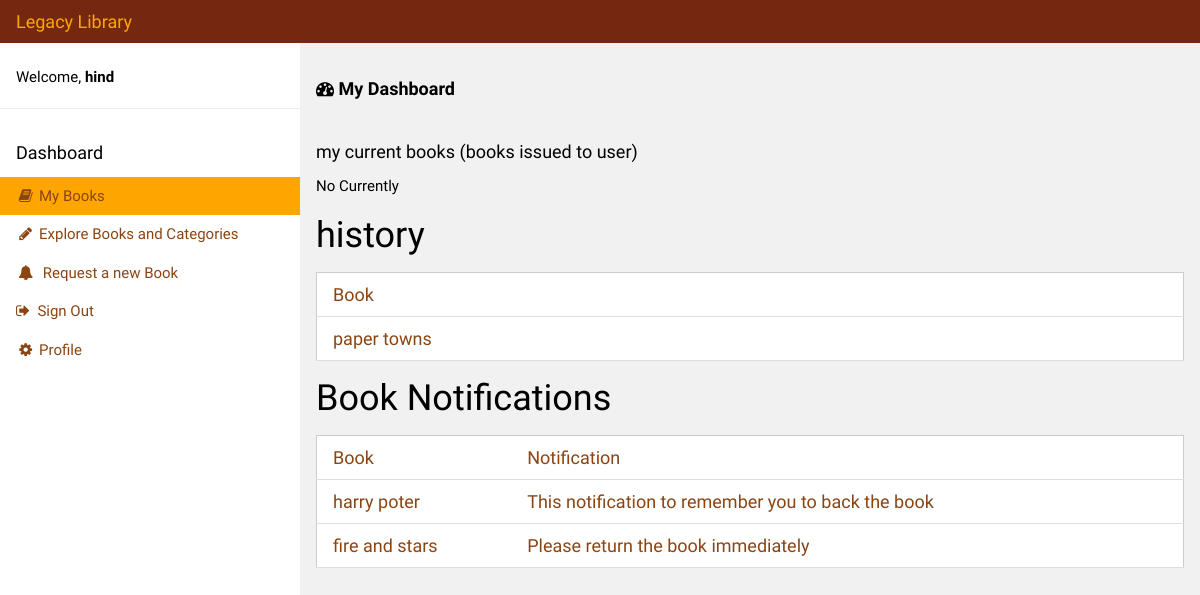
Screenshot of /userControlPanel.php (signed in) with the database file from the repository.
### tables this page shows
CREATE TABLE `users` (
  `ID` int(11) NOT NULL,
  `Name` varchar(20) NOT NULL,
  `Password` varchar(32) NOT NULL,
  `type` enum('0','1') NOT NULL DEFAULT '1',
  `email` varchar(255) NOT NULL,
  `image` varchar(255) NOT NULL
);

CREATE TABLE `history` (
  `his_id` int(11) NOT NULL,
  `b_id` int(11) NOT NULL,
  `u_id` int(11) NOT NULL
);

CREATE TABLE `books` (
  `id` int(11) NOT NULL,
  `title` varchar(225) NOT NULL,
  `author` varchar(225) NOT NULL,
  `ISBN` varchar(225) NOT NULL,
  `status` enum('0','1') DEFAULT '0',
  `categoryID` int(11) NOT NULL,
  `book_desc` varchar(255) NOT NULL,
  `image_url` varchar(255) NOT NULL
);

CREATE TABLE `noti` (
  `noti_id` int(11) NOT NULL,
  `noti_user` int(11) NOT NULL,
  `noti_book` int(11) NOT NULL,
  `noti_msg` varchar(255) NOT NULL DEFAULT 'Please return the book immediately'
);

### config/functions.php (called while the page is built, shortened)
<?php
include('db.php');
function get_not($id)
{
$msg=selectSql("select noti_book, noti_msg from noti where noti_user={$id}");
if($msg!=false)
return $msg;
else [];
}
function get_book_by_id2($id){
    $book = selectSql("select title from books where books.id = {$id}");
    return $book;
}
function get_memeber_by_id($id){
    $user = selectSql("select * from users where id = {$id}");
    return $user;
}
function get_his($u_id){
    $sql = 'select users.*, books.*, history.* from history inner join users on history.u_id = users.ID inner join books on books.id = history.b_id where users.ID = ' . $u_id;
    if(selectSql($sql) != false)
        return selectSql($sql);
    else
        return [];
}
function my_id(){
    if(isset($_COOKIE['id'])){
        $id = $_COOKIE['id'];
    }elseif(isset($_SESSION['id'])){
        $id = $_SESSION['id'];
    }
    return $id;
}
?>

### config/db.php (called while the page is built, shortened)
<?php
$con = mysqli_connect(DB_HOST, DB_USER, DB_PASS, DB_NAME);
function selectSql($sql){
    global $con;
    $results = mysqli_query($con,$sql);
      if(mysqli_num_rows($results) > 0){
        for ($set = array (); $row = mysqli_fetch_assoc($results); $set[] = $row);
        return $set;
    }
    else
        return false;
}
?>

### userControlPanel.php (the view, shortened to what this page needs)
<?php
include('config/functions.php');
if(my_id()){
    $u_id = my_id();
$user = get_memeber_by_id($u_id);
    if($user != false){
  $user = $user[0];
        $history = get_his($u_id);
    }else{
        die('User not found!');
    }
}else{
    header('Location: logsign.php');
}
?>
<!DOCTYPE html>
<html>
<link rel="stylesheet" href="css/stylenav.css">
<link rel="stylesheet" href="https://cdnjs.cloudflare.com/ajax/libs/font-awesome/4.7.0/css/font-awesome.min.css">
<link rel="stylesheet" href="css/style.css">
<body class="w3-light-grey">
<div class="w3-bar w3-top w3-black w3-large navbar" style="z-index:4">
  <span class="w3-bar-item w3-right" style="color: orange;">Legacy Library</span>
</div>
<nav class="w3-sidebar w3-collapse w3-white w3-animate-left" style="z-index:3;width:300px;" id="mySidebar"><br>
  <div class="w3-container w3-row">
    <div class="w3-col s8 w3-bar">
      <span>Welcome, <strong><?php echo $user['Name']; ?></strong></span><br>
    </div>
  </div>
  <hr>
  <div class="w3-container">
    <h5>Dashboard</h5>
  </div>
  <div class="w3-bar-block">
    <a href="#" class="w3-bar-item w3-button w3-padding w3-blue"><i class="fa fa-book fa-fw"></i> My Books</a>
    <a href="books.php" class="w3-bar-item w3-button w3-padding"><i class="fa fa-pencil fa-fw"></i> Explore Books and Categories</a>
    <a href="requestBookF.php" class="w3-bar-item w3-button w3-padding"><i class="fa fa-bell fa-fw"></i>  Request a new Book</a>
    <a href="logout.php" class="w3-bar-item w3-button w3-padding"><i class="fa fa-sign-out"></i>  Sign Out</a>
    <a href="profile.php" class="w3-bar-item w3-button w3-padding"><i class="fa fa-cog fa-fw"></i> Profile</a><br><br>
  </div>
</nav>
<div class="w3-main" style="margin-left:300px;margin-top:43px;">
  <header class="w3-container" style="padding-top:22px">
    <h5><b><i class="fa fa-dashboard"></i> My Dashboard</b></h5>
  </header>
  <div class="w3-panel">
      <div class=" w3-col.s12">
        <h5>my current books (books issued to user)</h5>
        <table class="w3-table w3-striped w3-white">
<h1>history</h1>
<table class="w3-table w3-striped w3-table-all w3-white">
          <?php if(count($history) == 0){ ?>
            No history
          <?php }else{ ?>
          <thead>
              <tr class="w3-white">
            <td class=" w3-large">Book</td>
              </tr>
          </thead>
          <tbody>
              <?php foreach($history as $his){ ?>
            <tr class="w3-white">
                <td class=" w3-large"><?php echo $his['title']; ?></td>
            </tr>
              <?php } ?>
          </tbody>
            </table>
          <?php } ?>
                  <?php if(get_not($u_id)!=''){
                    $notes = get_not($u_id);
                     ?>
                     <h1>Book Notifications</h1>
                    <table class="w3-table w3-table-all w3-striped w3-white">
                  <thead>
                      <tr class="w3-white">
                    <td class="w3-large">Book</td>
                    <td class=" w3-large">Notification</td>
                      </tr>
                  </thead>
                  <tbody>
                      <?php foreach($notes as $not){
                        $book = get_book_by_id2($not['noti_book']);
                        foreach($book as $b)?>
                        <tr class="w3-white">
                            <td class=" w3-large"><?php echo $b['title']?></td>
                        <td class="w3-large"><?php echo $not['noti_msg'] ?></td>
                    </tr>
                      <?php } ?>
                  </tbody>
                    </table>
                  <?php } ?>
                </table>
      </div>
  </div>
  <br>
</div>
</body>
</html>

### css/stylenav.css (style rules this page uses)
html { box-sizing: border-box }
*, *:before, *:after { box-sizing: inherit }
html { -ms-text-size-adjust: 100%; -webkit-text-size-adjust: 100% }
body { margin: 0 }
article, aside, details, figcaption, figure, footer, header, main, menu, nav, section, summary { display: block }
a { background-color: transparent; -webkit-text-decoration-skip: objects }
hr { box-sizing: content-box; height: 0; overflow: visible }
html, body { font-family: Verdana, sans-serif; font-size: 15px; line-height: 1.5 }
html { overflow-x: hidden }
h1 { font-size: 36px }
h5 { font-size: 18px }
h1, h2, h3, h4, h5, h6 { font-family: "Segoe UI", Arial, sans-serif; font-weight: 400; margin: 10px 0 }
hr { border: 0; border-top: 1px solid #eee; margin: 20px 0 }
a { color: inherit }
.w3-table, .w3-table-all { border-collapse: collapse; border-spacing: 0; width: 100%; display: table }
.w3-table-all { border: 1px solid #ccc }
.w3-bordered tr, .w3-table-all tr { border-bottom: 1px solid #ddd }
.w3-striped tbody tr:nth-child(even) { background-color: #f1f1f1 }
.w3-table-all tr:nth-child(odd) { background-color: #fff }
.w3-table-all tr:nth-child(even) { background-color: #f1f1f1 }
.w3-table td, .w3-table th, .w3-table-all td, .w3-table-all th { padding: 8px 8px; display: table-cell; text-align: left; vertical-align: top }
.w3-table th:first-child, .w3-table td:first-child, .w3-table-all th:first-child, .w3-table-all td:first-child { padding-left: 16px }
.w3-btn, .w3-button { border: none; display: inline-block; outline: 0; padding: 8px 16px; vertical-align: middle; overflow: hidden; text-decoration: none; color: inherit; background-color: inherit; text-align: center; cursor: pointer; white-space: nowrap }
.w3-btn, .w3-button { -webkit-touch-callout: none; -webkit-user-select: none; -khtml-user-select: none; -moz-user-select: none; -ms-user-select: none; user-select: none }
.w3-sidebar { height: 100%; width: 200px; background-color: #fff; position: fixed!important; z-index: 1; overflow: auto }
.w3-main, #main { transition: margin-left .4s }
.w3-bar { width: 100%; overflow: hidden; }
.w3-bar .w3-bar-item { padding: 8px 16px; float: left; width: auto; border: none; outline: none; display: block; }
.w3-bar-block .w3-bar-item { width: 100%; display: block; padding: 8px 16px; text-align: left; border: none; outline: none; white-space: normal; float: none; }
.w3-container:after, .w3-container:before, .w3-panel:after, .w3-panel:before, .w3-row:after, .w3-row:before, .w3-row-padding:after, .w3-row-padding:before, .w3-cell-row:before, .w3-cell-row:after, .w3-clear:after, .w3-clear:before, .w3-bar:before, .w3-bar:after { content: ""; display: table; clear: both }
.w3-col, .w3-half, .w3-third, .w3-twothird, .w3-threequarter, .w3-quarter { float: left; width: 100% }
.w3-col.s8 { width: 66.66666% }
@media (min-width:993px) { .w3-sidebar.w3-collapse { display: block!important } }
.w3-top, .w3-bottom { position: fixed; width: 100%; z-index: 1 }
.w3-top { top: 0 }
.w3-container, .w3-panel { padding: 0.01em 16px }
.w3-panel { margin-top: 16px; margin-bottom: 16px }
.w3-animate-left { position: relative; animation: animateleft 0.4s }
.w3-large { font-size: 18px; }
.w3-padding { padding: 8px 16px!important }
.w3-right { float: right; }
.w3-white, .w3-hover-white:hover { color: #000!important; background-color: #fff!important }
.w3-black, .w3-hover-black:hover { color: white; background-color: #73280F; }
.w3-light-grey, .w3-hover-light-grey:hover, .w3-light-gray, .w3-hover-light-gray:hover { color: #000!important; background-color: #f1f1f1!important }

### css/style.css (style rules this page uses)
body { color: #5a5a5a; font-family: 'Lato', sans-serif; }
h1, h2, h3, h4, h5 { font-family: 'Montserrat', sans-serif; }
.w3-bar-item { color:#8b4513; }
.w3-blue { background-color:#ffa500; }
td { color:#8b4513; }

### userControlPanel.php (style rules this page uses)
html,body,h1,h2,h3,h4,h5 { font-family: "Raleway", sans-serif }

### rows the page displays
users: Name "hind"
history: books.title "paper towns"
noti: books.title "harry poter", noti_msg "This notification to remember you to back the book"
noti: books.title "fire and stars", noti_msg "Please return the book immediately"
